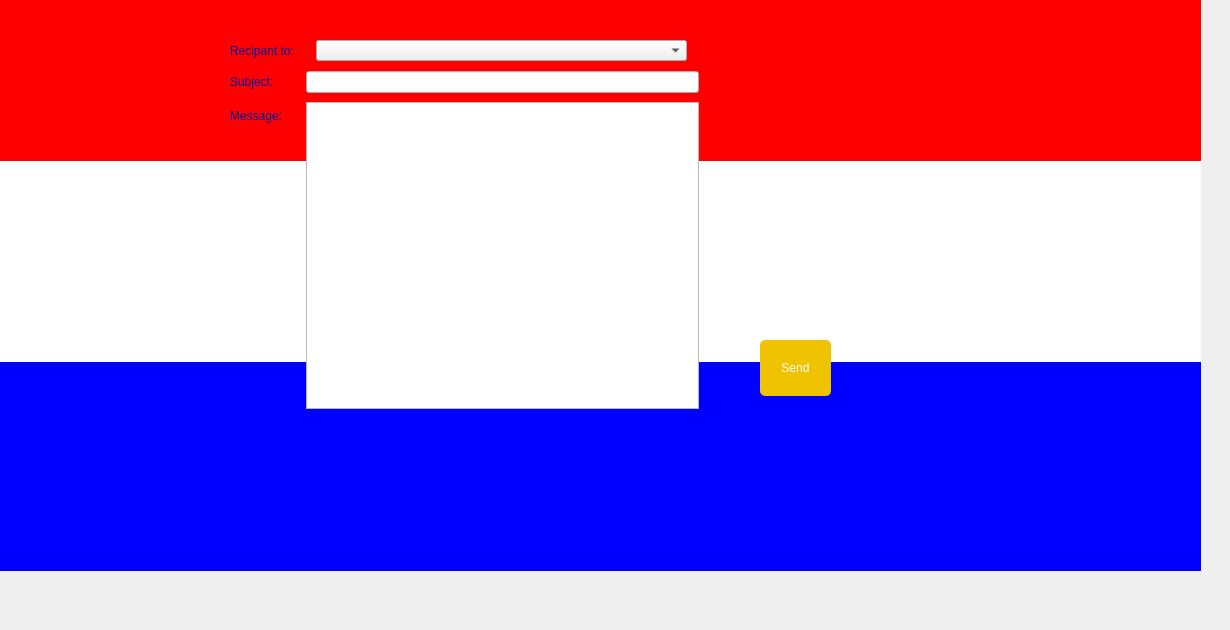
          <widget class="QWidget" name="tab_20">
           <attribute name="title">
            <string>envoyer mail </string>
           </attribute>
           <widget class="QPushButton" name="sendBtn_3">
            <property name="geometry">
             <rect>
              <x>760</x>
              <y>340</y>
              <width>71</width>
              <height>56</height>
             </rect>
            </property>
            <property name="styleSheet">
             <string notr="true">QPushButton {
padding: 1px;
border-style: solid;
border: 2px solid gray;
border-radius: 8px;
background-color: rgb(143, 143, 143);
border:2px solid #000;
}
QPushButton {
     color: #fff !important;
text-transform: uppercase;
text-decoration: none;
background: #f0C300;
padding: 20px;
border-radius: 5px;
display: inline-block;
border: none;
transition: all 0.4s ease 0s;
 }
 QPushButton:hover {
     background: #434343;
letter-spacing: 1px;
-webkit-box-shadow: 0px 5px 40px -10px rgba(0,0,0,0.57);
-moz-box-shadow: 0px 5px 40px -10px rgba(0,0,0,0.57);
box-shadow: 5px 40px -10px rgba(0,0,0,0.57);
transition: all 0.4s ease 0s;
 }</string>
            </property>
            <property name="text">
             <string>Send</string>
            </property>
           </widget>
           <widget class="QLabel" name="label_51">
            <property name="geometry">
             <rect>
              <x>230</x>
              <y>40</y>
              <width>69</width>
              <height>22</height>
             </rect>
            </property>
            <property name="styleSheet">
             <string notr="true">color:#00159a</string>
            </property>
            <property name="text">
             <string>Recipant to:</string>
            </property>
           </widget>
           <widget class="QLineEdit" name="subject">
            <property name="geometry">
             <rect>
              <x>306</x>
              <y>71</y>
              <width>393</width>
              <height>22</height>
             </rect>
            </property>
            <property name="styleSheet">
             <string notr="true">QLineEdit {
padding: 1px;
border-style: solid;
border: 2px solid gray;
border-radius: 8px;
border:2px solid #00159a;
	
	background-color: rgb(255, 255, 255);
}border:2px solid #000;</string>
            </property>
           </widget>
           <widget class="QLabel" name="label_53">
            <property name="geometry">
             <rect>
              <x>230</x>
              <y>102</y>
              <width>55</width>
              <height>28</height>
             </rect>
            </property>
            <property name="styleSheet">
             <string notr="true">color:#00159a</string>
            </property>
            <property name="text">
             <string>Message:</string>
            </property>
           </widget>
           <widget class="QPlainTextEdit" name="msg">
            <property name="geometry">
             <rect>
              <x>306</x>
              <y>102</y>
              <width>393</width>
              <height>307</height>
             </rect>
            </property>
            <property name="styleSheet">
             <string notr="true">QLineEdit {
padding: 1px;
border-style: solid;
border: 2px solid gray;
border-radius: 8px;
border:2px solid #00159a;
	
	background-color: rgb(255, 255, 255);
}border:2px solid #000;</string>
            </property>
           </widget>
           <widget class="QLabel" name="label_52">
            <property name="geometry">
             <rect>
              <x>230</x>
              <y>71</y>
              <width>48</width>
              <height>22</height>
             </rect>
            </property>
            <property name="styleSheet">
             <string notr="true">color:#00159a</string>
            </property>
            <property name="text">
             <string>Subject:</string>
            </property>
           </widget>
           <widget class="QComboBox" name="rcpt">
            <property name="geometry">
             <rect>
              <x>316</x>
              <y>40</y>
              <width>371</width>
              <height>21</height>
             </rect>
            </property>
           </widget>
           <widget class="QLabel" name="label_24">
            <property name="geometry">
             <rect>
              <x>0</x>
              <y>0</y>
              <width>1121</width>
              <height>471</height>
             </rect>
            </property>
            <property name="text">
             <string/>
            </property>
            <property name="pixmap">
             <pixmap>:/new/prefix1/panneau-clap-film-fond-rose-pour-equipement-tournage_9555-779.jpg</pixmap>
            </property>
            <property name="scaledContents">
             <bool>true</bool>
            </property>
           </widget>
           <widget class="QLabel" name="label_92">
            <property name="geometry">
             <rect>
              <x>-20</x>
              <y>-50</y>
              <width>1221</width>
              <height>621</height>
             </rect>
            </property>
            <property name="styleSheet">
             <string notr="true">background-color: qlineargradient(spread:pad, x1:0, y1:0, x2:0, y2:1, stop:0 rgba(255, 0, 0, 255), stop:0.339795 rgba(255, 0, 0, 255), stop:0.339799 rgba(255, 255, 255, 255), stop:0.662444 rgba(255, 255, 255, 255), stop:0.662469 rgba(0, 0, 255, 255), stop:1 rgba(0, 0, 255, 255));
alternate-background-color: rgb(255, 255, 0);</string>
            </property>
            <property name="text">
             <string/>
            </property>
            <property name="pixmap">
             <pixmap>../../project/panneau-clap-film-fond-rose-pour-equipement-tournage_9555-779.jpg</pixmap>
            </property>
            <property name="scaledContents">
             <bool>true</bool>
            </property>
           </widget>
           <zorder>label_92</zorder>
           <zorder>label_24</zorder>
           <zorder>sendBtn_3</zorder>
           <zorder>label_51</zorder>
           <zorder>subject</zorder>
           <zorder>label_53</zorder>
           <zorder>msg</zorder>
           <zorder>label_52</zorder>
           <zorder>rcpt</zorder>
          </widget>
